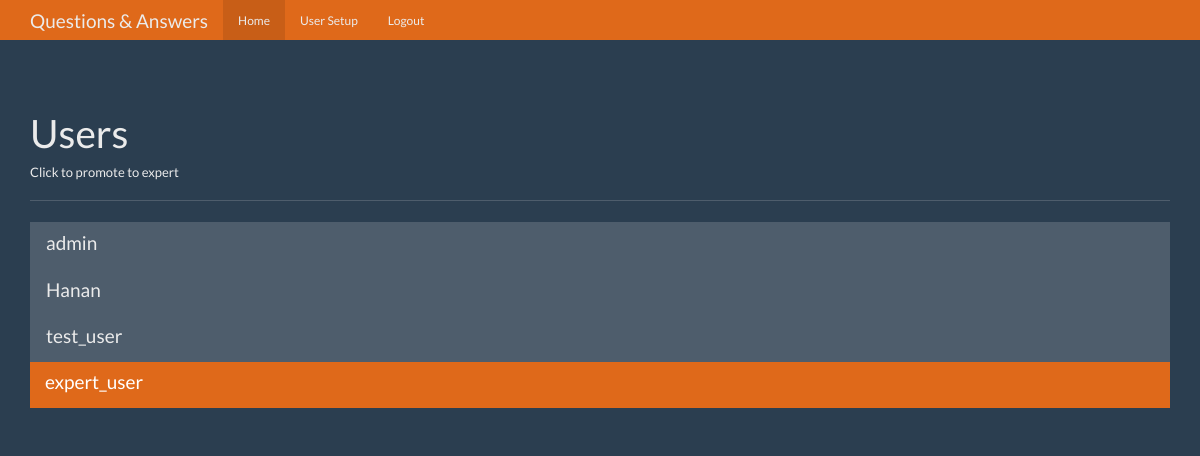
The app's page /users (signed in) with its own data.
### tables this page shows
CREATE TABLE users (
    id integer primary key autoincrement,
    name text not null,
    password text not null,
    expert boolean not null,
    admin boolean not null 
);

### app.py (the view)
@app.route('/users')
def users():
    user_info = get_current_user()
    if not user_info:
        return redirect(url_for('login'))
    if user_info['admin'] == 0:
        return redirect(url_for('index'))
    db = get_db()
    users_cur = db.execute('select id,name,admin,expert from users')
    users_result = users_cur.fetchall()
    return render_template('users.html', user=user_info, users=users_result)

### app.py (called while the page is built)
def get_current_user():
    user_result = None
    db = get_db()
    if 'user' in session:
        user = session['user']
        user_cur = db.execute(
            'select id, name, password, expert, admin from users where name=?', [user])
        user_result = user_cur.fetchone()
    return user_result

### database.py (called while the page is built)
def connect_db():
    sql = sqlite3.connect(
        'C:/Users/HP/Desktop/Internship/Flask Tutorial/Question and Answer App/questions.db')
    sql.row_factory = sqlite3.Row
    return sql

def get_db():
    if not hasattr(g, 'sqlite3'):
        g.sqlite_db = connect_db()
    return g.sqlite_db

### templates/users.html (shortened to what this page needs)
{% extends "base.html" %} {% from "show_links.html" import show_links %}  {% block nav %} {{show_links(user)}} {%
endblock %} {% block body %}
<div class="page-header">
  <h1>Users</h1>
  <h6>Click to promote to expert</h6>
</div>
<div class="row">
  <div class="col-lg-12">
    <div class="list-group">
      {% for user in users %}
      <a
        href="{{url_for('promote', user_id= user['id'])}}"
        class="list-group-item {% if user['expert']==1 %} active {% endif %}"
      >
        <h4 class="list-group-item-heading">{{user['name']}}</h4>
      </a>
      {% endfor %}
    </div>
  </div>
</div>
{% endblock %}

### static/theme.css (style rules this page uses)
body { padding-top: 70px; padding-bottom: 30px; }

### records on screen
users: name "admin"
users: name "Hanan"
users: name "test_user"
users: name "expert_user"
